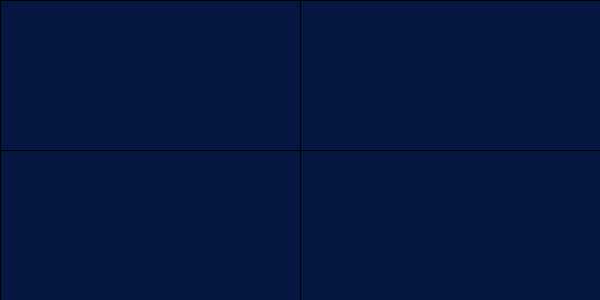
Frame 1 (no input)
Frame 60 (the mouse pressed at the canvas centre just before this capture): identical to frame 1, image omitted
Frame 120 (the mouse held since frame 60 and released just before this capture): identical to frame 1, image omitted

The Processing sketch that drew this single still picture (run headless with seeded random() and noise(); from frame 60 on, the mouse is pressed at the canvas centre):

// Processing sketch: SP1
// ── SP1.pde
void setup(){
size (600,300);
}

void draw(){
fill (5,22,64);//blå baggrundsfarve

rect (0,0,300,150);//TV kasse

rect (300,0,300,150);//TH kasse

rect (0,150,300,150);//BV kasse

rect (300,150,300,150);//BH kasse
}
